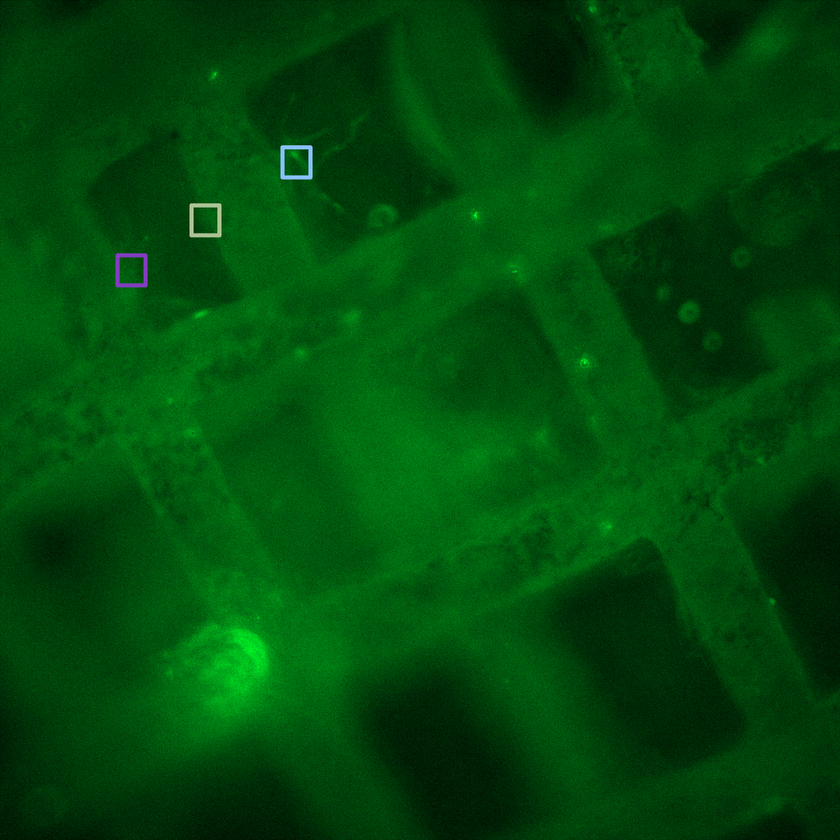
//> input picture images/1.tif, 840 x 840 px, shrunk from 1024 x 1024 before the run
$ ./opticalflow   (built with g++ and OpenCV 4)
//> lines starting //> are read from the running program, lines starting //| are printed output that depends on the picture; after the words box and inside, x2 and y2 are one past the last pixel; in counts of white or black regions, pixels touching at a corner belong together
#include <opencv2/opencv.hpp>
#include <iostream>
#include <vector>
#include <cmath>

using namespace cv;
using namespace std;

int main(int argc, char** argv)
{
	// Load two images and allocate other structures
	Mat imgA = imread("images/1.tif", CV_LOAD_IMAGE_GRAYSCALE);
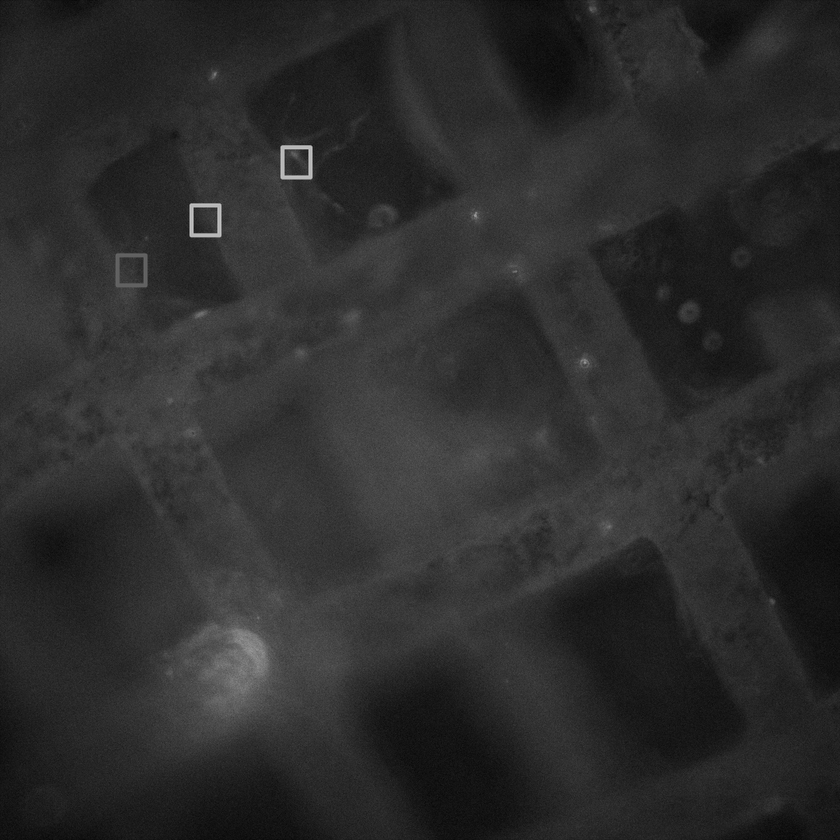
//> imgA: 840 rows x 840 cols, CV_8UC1; min 4, max 197, mean 44.6
	Mat imgB = imread("images/2.tif", CV_LOAD_IMAGE_GRAYSCALE);
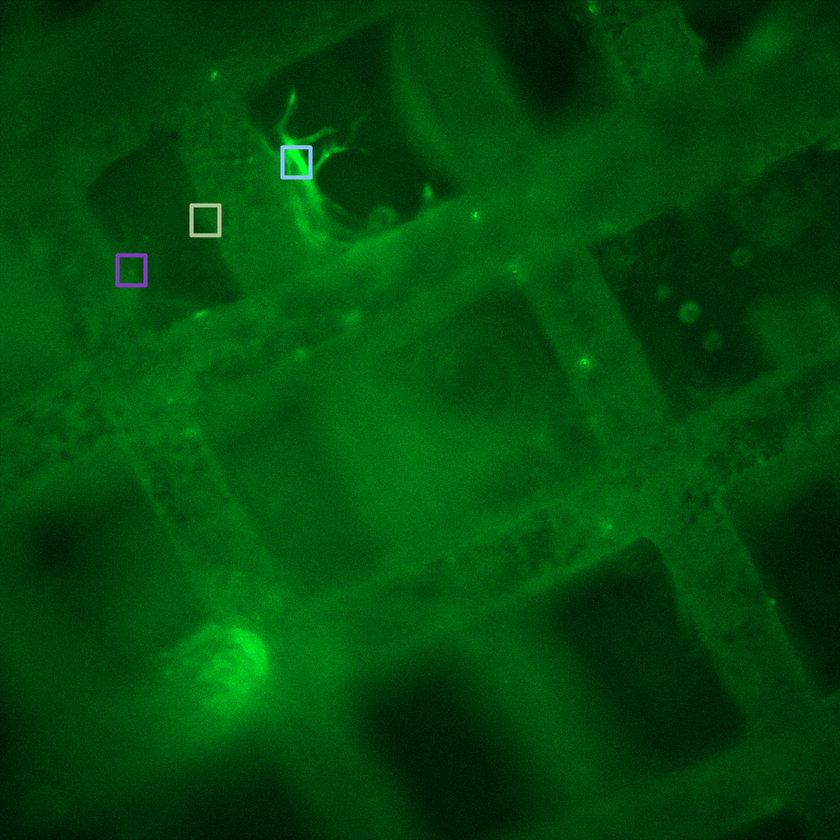
//> input picture images/2.tif, 840 x 840 px, shrunk from 1024 x 1024 before the run
//> imgB: 840 rows x 840 cols, CV_8UC1; min 6, max 197, mean 44.6

	Size img_sz = imgA.size();
//> img_sz = Size(840, 840)
	Mat imgC(img_sz,1);

	int win_size = 50;
	int maxCorners = 120;
    double qualityLevel = 0.05;
    double minDistance = 5.0;
    int blockSize = 3;
    double k = 0.04;
    std::vector<cv::Point2f> cornersA;
    cornersA.reserve(maxCorners);
	std::vector<cv::Point2f> cornersB;
    cornersB.reserve(maxCorners);


	goodFeaturesToTrack( imgA,cornersA,maxCorners,qualityLevel,minDistance,cv::Mat());
//> cornersA = 27 Points (x, y), first 12: [307, 150], [194, 232], [194, 208], [216, 208], [307, 174], [285, 150], [285, 174], [216, 232], [190, 204], [190, 236], [311, 146], [281, 146]
	goodFeaturesToTrack( imgB,cornersB,maxCorners,qualityLevel,minDistance,cv::Mat());
//> cornersB = 30 Points (x, y), first 12: [307, 150], [194, 232], [194, 208], [216, 208], [216, 232], [190, 236], [190, 204], [285, 174], [311, 146], [220, 236], [220, 204], [281, 146]

	cornerSubPix( imgA, cornersA, Size( win_size, win_size ), Size( -1, -1 ),
				  TermCriteria( CV_TERMCRIT_ITER | CV_TERMCRIT_EPS, 20, 0.03 ) );
//> cornersA = 27 Points (x, y), first 12: [297.6, 161.1], [202.7, 220.5], [202.7, 220.5], [202.7, 220.5], [297.6, 161.2], [297.6, 161.1], [297.6, 161.2], [202.7, 220.5], [202.7, 220.5], [202.7, 220.5], [297.6, 161.1], [297.6, 161.1]

	cornerSubPix( imgB, cornersB, Size( win_size, win_size ), Size( -1, -1 ),
				  TermCriteria( CV_TERMCRIT_ITER | CV_TERMCRIT_EPS, 20, 0.03 ) );
//> cornersB = 30 Points (x, y), first 12: [299.6, 159.4], [202.4, 220.9], [202.4, 220.9], [202.4, 220.9], [202.4, 220.9], [202.4, 220.9], [202.4, 220.9], [299.6, 159.4], [299.6, 159.4], [202.4, 220.9], [202.4, 220.9], [299.6, 159.4]

	// Call Lucas Kanade algorithm

	CvSize pyr_sz = Size( img_sz.width+8, img_sz.height/3 );
//> pyr_sz = Size(848, 280)

	std::vector<uchar> features_found;
    features_found.reserve(maxCorners);
	std::vector<float> feature_errors;
	feature_errors.reserve(maxCorners);

	calcOpticalFlowPyrLK( imgA, imgB, cornersA, cornersB, features_found, feature_errors ,
		Size( win_size, win_size ), 5,
		 cvTermCriteria( CV_TERMCRIT_ITER | CV_TERMCRIT_EPS, 20, 0.3 ), 0 );
//> cornersB has the same summary as cornersA; features_found = 27 values from 1 to 1; feature_errors = 27 values, max 30.58 at index 15, min 1.83 at index 22, mean 10.94

	// Make an image of the results

	for( int i=0; i < features_found.size(); i++ ){
			cout<<"Error is "<<feature_errors[i]<<endl;
			//continue;

		cout<<"Got it"<<endl;
		Point p0( ceil( cornersA[i].x ), ceil( cornersA[i].y ) );
		Point p1( ceil( cornersB[i].x ), ceil( cornersB[i].y ) );
		line( imgC, p0, p1, CV_RGB(255,255,255), 2 );
	}
//> this loop made 27 passes
//> p1 on passes 1 to 12: Point(298, 162), Point(203, 221), Point(203, 221), Point(203, 221), Point(298, 162), Point(298, 162), Point(298, 162), Point(203, 221), Point(203, 221), Point(203, 221), Point(298, 162), Point(298, 162)
//> (p0, p1) on passes 18, 19, 20, 21, 25: (Point(476, 213), Point(475, 213)), (Point(214, 79), Point(214, 78)), (Point(142, 258), Point(143, 258)), (Point(142, 282), Point(143, 282)), (Point(146, 286), Point(147, 286))
//| Error is 30.5454
//| Got it
//| Error is 2.93816
//| Got it
//> (the first 4 of 16 printed lines)
//> (output is shown up to pass 8 of 27)
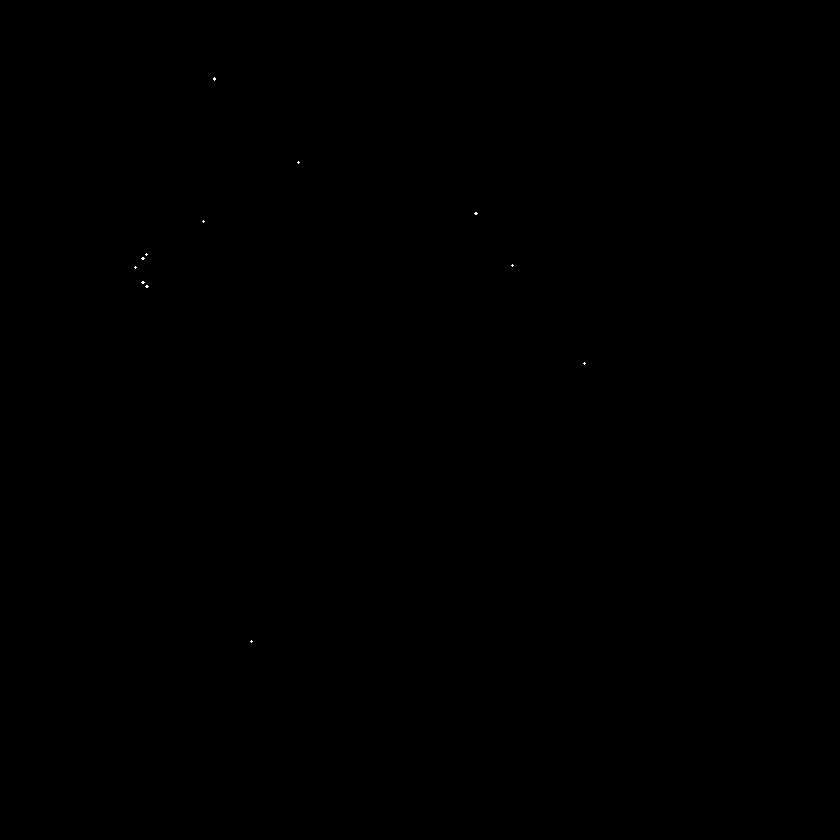
//> imgC: 840 rows x 840 cols, CV_8SC1; values 0 (black) and 127 (white), 0.01% white in thin lines or dots, all inside (x1, y1, x2, y2) = (134, 77, 586, 643)

	namedWindow( "ImageA", 0 );
	namedWindow( "ImageB", 0 );
	namedWindow( "LKpyr_OpticalFlow", 0 );

	imshow( "ImageA", imgA );
	imshow( "ImageB", imgB );
	imshow( "LKpyr_OpticalFlow", imgC );

	cvWaitKey(0);

	return 0;
}
